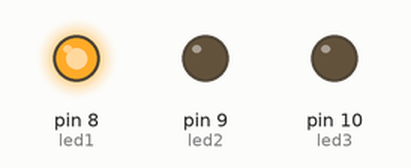
Recording of a sketch running on a simulated Arduino Uno, built with avr-gcc and run on an emulated ATmega328P. Parts: output pins drawn as LEDs (lit = HIGH).

Above: at 2.0 s.
At 5.0 s:
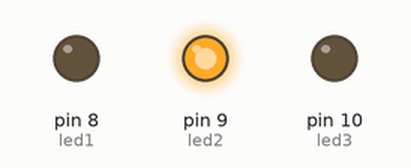
At 6.5 s:
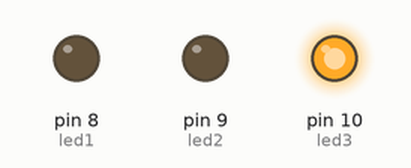
At 9.5 s:
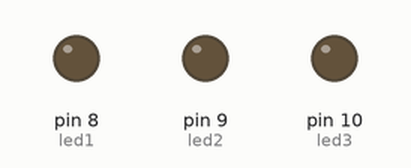
Timing chart, 0 to 13.0 s (numbered marks = the images above):
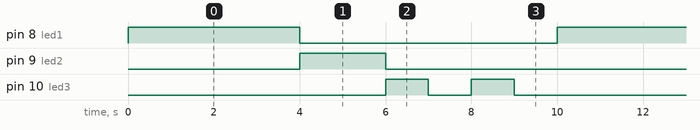

Measured:
- by itself, pin 8 (led1): alternates HIGH for 4.0 s and LOW for 6.0 s
- by itself, pin 9 (led2): alternates HIGH for 2.0 s and LOW for 8.0 s
- by itself, pin 10 (led3): repeats every 10.0 s: LOW 1.0 s, HIGH 1.0 s, LOW 7.0 s, HIGH 1.0 s

The sketch:

semafor.ino
```cpp
int led1=8;
int led2=9;
int led3=10;

void setup() {
  pinMode(led1,OUTPUT);
  pinMode(led2,OUTPUT);
  pinMode(led3,OUTPUT);


}

void loop() {
  digitalWrite(led1,HIGH);
  delay(4000);
  digitalWrite(led1,LOW);
  digitalWrite(led2,HIGH);
  delay(2000);
  digitalWrite(led2,LOW);
  for(int i=0;i<2;i++){
    digitalWrite(led3,HIGH);
    delay(1000);
    digitalWrite(led3,LOW);
    delay(1000);
  }


}
```
